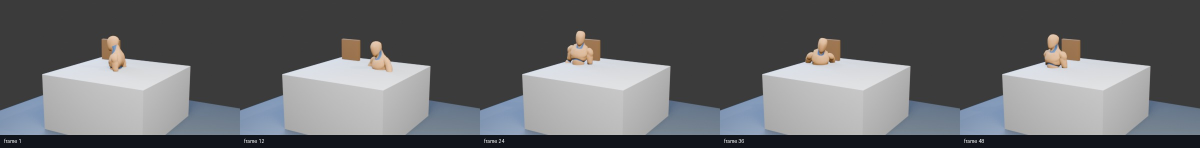
#> input picture data/benchmarks/cmu_contact/test_a/contact_sheet.jpg, 2400 x 295 px (shown at 1/2 size)
$ python -i editorial_plates.py   (imports and definitions only)
#> lines starting #> are read from the running program, lines starting #| are printed output that depends on the picture
"""K70 P3.2: portrait (1080x1920) still plates for reviewed archival evidence.

A landscape archival still cover-cropped to 9:16 loses most of its subject (a
banknote becomes its middle third). These plates keep the WHOLE source image
on a blurred copy of itself, with an honest date/identity label baked inside the
ken-burns safe area. Typography plates carry only factual text already present
in the narration or source overlay. Pure Pillow, no network, no rendering.
"""
from __future__ import annotations

from pathlib import Path
from typing import Sequence

from PIL import Image, ImageDraw, ImageFilter, ImageFont, ImageOps

W, H = 1080, 1920
SAFE_W = 860            # ken-burns travel (~15%) crops ~70px per side
_FONTS = Path("/usr/share/fonts/truetype/noto")
_NAVY = (21, 35, 58)


# [6 lines left out: function _font, not called in this run]


def _open(path: Path, crop: Sequence[float] | None = None) -> Image.Image:
    im = ImageOps.exif_transpose(Image.open(path)).convert("RGB")
    if crop:
        l, t, r, b = crop
        if not (0 <= l < r <= 1 and 0 <= t < b <= 1):
            raise ValueError("crop must be fractional l<r, t<b within 0..1")
        im = im.crop((round(l * im.width), round(t * im.height),
                      round(r * im.width), round(b * im.height)))
    return im


# [28 lines left out: functions _backdrop, _tag, _wrap, not called in this run]


def archival_plate(src: Path, out: Path, *, label: str = "",
                   crop: Sequence[float] | None = None,
                   max_h: int = 1060, text: Sequence[str] = (),
                   credit: str = "") -> Path:
    im = _open(src, crop)
    canvas = _backdrop(im)
    k = min(SAFE_W / im.width, max_h / im.height)   # fit; small sources upscale
    fg = im.resize((round(im.width * k), round(im.height * k)), Image.LANCZOS)
    text_h = 70 * len(text)
    x = (W - fg.width) // 2
    y = max(300, (H - fg.height - text_h) // 2 - 40)
    canvas.paste(fg, (x, y))
    _tag(canvas, label, x + 16, y + fg.height - 62)
    draw = ImageDraw.Draw(canvas)
    if credit:                         # on-screen attribution (CC BY / BY-SA)
        f = _font(22)
        draw.text((x + fg.width - draw.textlength(credit, font=f), y + fg.height + 8),
                  credit, font=f, fill=(200, 196, 188))
    ty = y + fg.height + (60 if credit else 34)
    for i, line in enumerate(text):
        f = _font(48 if i == 0 else 34, bold=(i == 0), serif=(i == 0))
        tw = draw.textlength(line, font=f)
        draw.text(((W - tw) / 2, ty), line, font=f, fill=(245, 240, 228))
        ty += 70
    out.parent.mkdir(parents=True, exist_ok=True)
    canvas.save(out, quality=92)
    return out


# [45 lines left out: functions triptych_plate, typography_plate, not called in this run]

>>> import cv2
>>> picture = cv2.imread('../../data/benchmarks/cmu_contact/test_a/contact_sheet.jpg', cv2.IMREAD_GRAYSCALE)
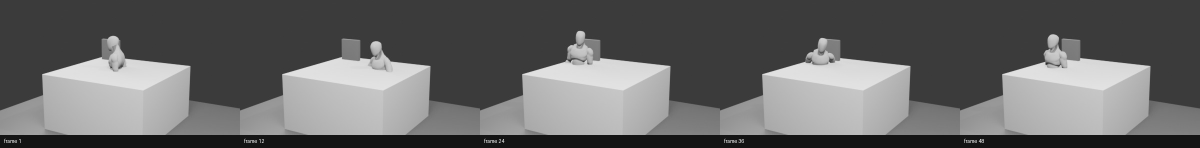
#> picture: shape (295, 2400) (shown at 1/2 size); min 9, max 255, mean 102.7
>>> result = archival_plate(picture, 'out.png')
#> (the run stopped early here; a loop or call above may not have finished)
